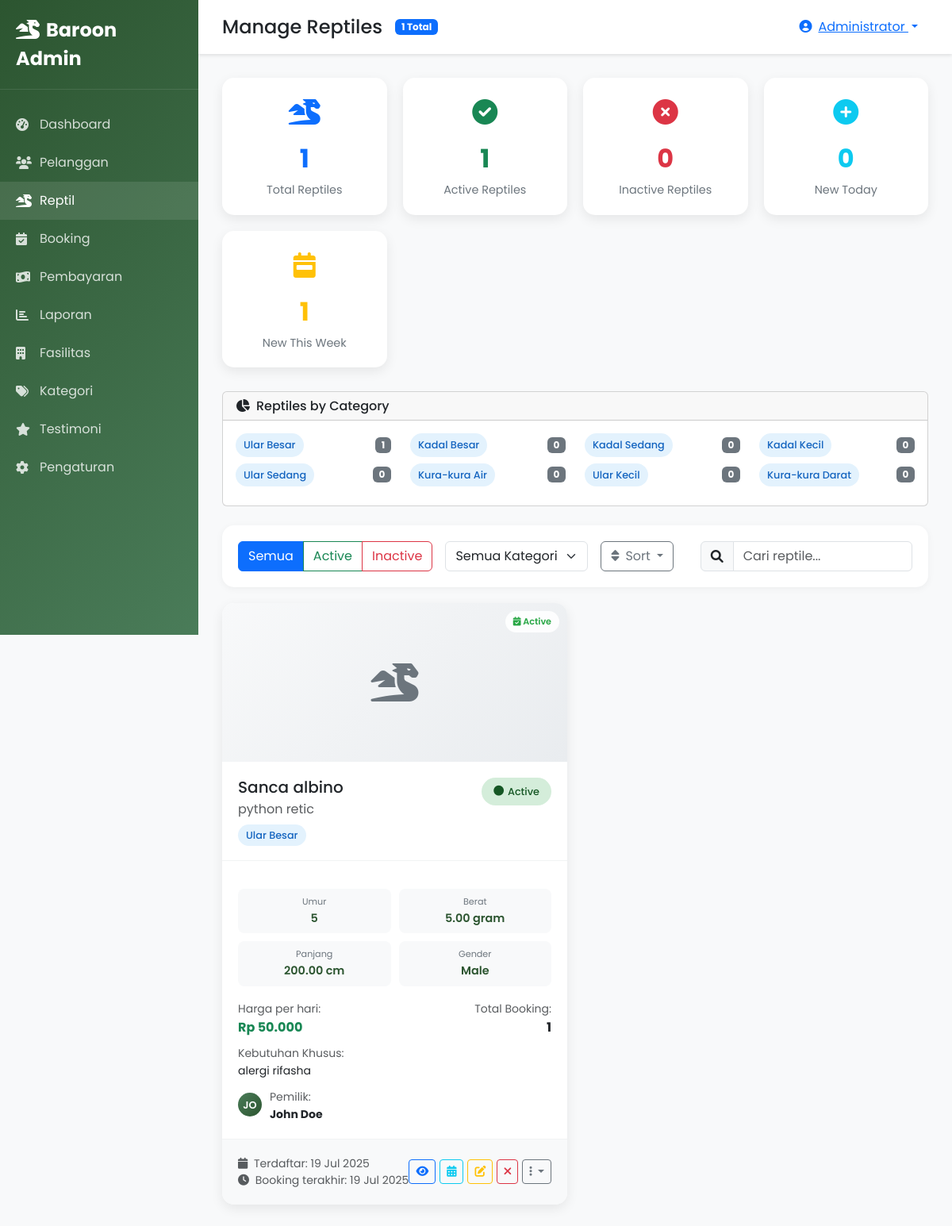
/admin/reptiles.php?status=all&category=all&sort=oldest (signed in), run on the app's committed database.
### tables this page shows
CREATE TABLE IF NOT EXISTS `reptiles` (
  `id` int(11) NOT NULL AUTO_INCREMENT,
  `customer_id` int(11) NOT NULL,
  `category_id` int(11) NOT NULL,
  `name` varchar(100) NOT NULL,
  `species` varchar(100) DEFAULT NULL,
  `age` varchar(20) DEFAULT NULL,
  `weight` decimal(5,2) DEFAULT NULL,
  `length` decimal(5,2) DEFAULT NULL,
  `gender` enum('male','female','unknown') DEFAULT NULL,
  `special_needs` text DEFAULT NULL,
  `photo` varchar(255) DEFAULT NULL,
  `status` enum('active','completed','cancelled') DEFAULT 'active',
  `created_at` timestamp NOT NULL DEFAULT current_timestamp(),
  `updated_at` timestamp NOT NULL DEFAULT current_timestamp() ON UPDATE current_timestamp(),
  PRIMARY KEY (`id`),
  KEY `customer_id` (`customer_id`),
  KEY `category_id` (`category_id`),
  CONSTRAINT `reptiles_ibfk_1` FOREIGN KEY (`customer_id`) REFERENCES `users` (`id`) ON DELETE CASCADE,
  CONSTRAINT `reptiles_ibfk_2` FOREIGN KEY (`category_id`) REFERENCES `reptile_categories` (`id`)
);

CREATE TABLE IF NOT EXISTS `reptile_categories` (
  `id` int(11) NOT NULL AUTO_INCREMENT,
  `name` varchar(50) NOT NULL,
  `description` text DEFAULT NULL,
  `price_per_day` decimal(10,2) NOT NULL,
  `created_at` timestamp NOT NULL DEFAULT current_timestamp(),
  PRIMARY KEY (`id`)
);

CREATE TABLE IF NOT EXISTS `users` (
  `id` int(11) NOT NULL AUTO_INCREMENT,
  `username` varchar(50) NOT NULL,
  `email` varchar(100) NOT NULL,
  `password` varchar(255) NOT NULL,
  `full_name` varchar(100) NOT NULL,
  `phone` varchar(20) DEFAULT NULL,
  `address` text DEFAULT NULL,
  `role` enum('admin','customer') DEFAULT 'customer',
  `status` enum('active','inactive') DEFAULT 'active',
  `created_at` timestamp NOT NULL DEFAULT current_timestamp(),
  `updated_at` timestamp NOT NULL DEFAULT current_timestamp() ON UPDATE current_timestamp(),
  PRIMARY KEY (`id`),
  UNIQUE KEY `username` (`username`),
  UNIQUE KEY `email` (`email`)
);

### admin/reptiles.php (the view, shortened to what the rows shown need)
<?php
try {
    $db = getDB();
    $sort_by = isset($_GET['sort']) ? $_GET['sort'] : 'newest';
    $where_clause = "WHERE 1=1";
    $params = [];
    $order_clause = "ORDER BY ";
    switch ($sort_by) {
        case 'oldest':
            $order_clause .= "r.created_at ASC";
            break;
    }
    $stmt = $db->prepare("
        SELECT r.*,
               u.full_name as owner_name, u.email as owner_email,
               rc.name as category_name, rc.price_per_day,
               COUNT(DISTINCT b.id) as total_bookings,
               COUNT(DISTINCT CASE WHEN b.status IN ('confirmed', 'in_progress') THEN b.id END) as active_bookings,
               MAX(b.created_at) as last_booking_date
        FROM reptiles r
        LEFT JOIN users u ON r.customer_id = u.id
        LEFT JOIN reptile_categories rc ON r.category_id = rc.id
        LEFT JOIN bookings b ON r.id = b.reptile_id
        $where_clause
        GROUP BY r.id
        $order_clause
    ");
    $stmt->execute($params);
    $reptiles = $stmt->fetchAll(PDO::FETCH_ASSOC);
} catch (Exception $e) {
    $message = 'error:Terjadi kesalahan sistem.';
}
?>
<!DOCTYPE html>
<html lang="id">
<head>
    <link href="https://cdn.jsdelivr.net/npm/bootstrap@5.3.0/dist/css/bootstrap.min.css" rel="stylesheet">
    <link href="https://cdnjs.cloudflare.com/ajax/libs/font-awesome/6.0.0/css/all.min.css" rel="stylesheet">
</head>
<body>
    <div class="main-content">
        <div class="content-area">
            <?php if (empty($reptiles)): ?>
                <div class="text-center py-5">
                    <i class="fas fa-dragon fa-4x text-muted mb-3"></i>
                    <h5>Tidak Ada Reptile</h5>
                    <p class="text-muted">Tidak ada reptile yang sesuai dengan filter yang dipilih.</p>
                </div>
            <?php else: ?>
                <div class="reptile-grid" id="reptilesList">
                    <?php foreach ($reptiles as $reptile): ?>
                        <div class="reptile-card position-relative" data-search="<?php echo strtolower($reptile['name'] . ' ' . $reptile['species'] . ' ' . $reptile['category_name'] . ' ' . $reptile['owner_name']); ?>">
                            <div class="booking-indicator <?php echo $reptile['active_bookings'] > 0 ? 'booking-active' : 'booking-none'; ?>">
                                <?php if ($reptile['active_bookings'] > 0): ?>
                                    <i class="fas fa-calendar-check"></i> Active
                                <?php else: ?>
                                    <i class="fas fa-calendar"></i> Available
                                <?php endif; ?>
                            </div>
                            <?php if ($reptile['photo']): ?>
                                <img src="../<?php echo htmlspecialchars($reptile['photo']); ?>" alt="<?php echo htmlspecialchars($reptile['name']); ?>" class="reptile-image">
                            <?php else: ?>
                                <div class="reptile-image-placeholder">
                                    <i class="fas fa-dragon"></i>
                                </div>
                            <?php endif; ?>
                            <div class="reptile-header">
                                <div class="d-flex justify-content-between align-items-start">
                                    <div>
                                        <h5 class="mb-1"><?php echo htmlspecialchars($reptile['name']); ?></h5>
                                        <p class="text-muted mb-2"><?php echo htmlspecialchars($reptile['species']); ?></p>
                                        <span class="category-badge"><?php echo htmlspecialchars($reptile['category_name']); ?></span>
                                    </div>
                                    <div class="text-end">
                                        <span class="status-badge status-<?php echo $reptile['status']; ?>">
                                            <i class="fas fa-circle"></i>
                                            <?php echo ucfirst($reptile['status']); ?>
                                        </span>
                                    </div>
                                </div>
                            </div>
                            <div class="reptile-body">
                                <div class="reptile-stats">
                                    <div class="stat-item">
                                        <div class="stat-item-label">Umur</div>
                                        <div class="stat-item-value"><?php echo $reptile['age']; ?></div>
                                    </div>
                                    <div class="stat-item">
                                        <div class="stat-item-label">Berat</div>
                                        <div class="stat-item-value"><?php echo $reptile['weight']; ?> gram</div>
                                    </div>
                                    <div class="stat-item">
                                        <div class="stat-item-label">Panjang</div>
                                        <div class="stat-item-value"><?php echo $reptile['length']; ?> cm</div>
                                    </div>
                                    <div class="stat-item">
                                        <div class="stat-item-label">Gender</div>
                                        <div class="stat-item-value"><?php echo ucfirst($reptile['gender']); ?></div>
                                    </div>
                                </div>
                                <div class="d-flex justify-content-between align-items-center mt-3">
                                    <div>
                                        <small class="text-muted">Harga per hari:</small>
                                        <div class="fw-bold text-success">Rp <?php echo number_format($reptile['price_per_day'], 0, ',', '.'); ?></div>
                                    </div>
                                    <div class="text-end">
                                        <small class="text-muted">Total Booking:</small>
                                        <div class="fw-bold"><?php echo $reptile['total_bookings']; ?></div>
                                    </div>
                                </div>
                                <?php if ($reptile['special_needs']): ?>
                                    <div class="mt-2">
                                        <small class="text-muted">Kebutuhan Khusus:</small>
                                        <p class="small mb-0"><?php echo nl2br(htmlspecialchars($reptile['special_needs'])); ?></p>
                                    </div>
                                <?php endif; ?>
                                <div class="owner-info">
                                    <div class="owner-avatar">
                                        <?php echo strtoupper(substr($reptile['owner_name'], 0, 2)); ?>
                                    </div>
                                    <div>
                                        <small class="text-muted">Pemilik:</small>
                                        <div class="small fw-bold"><?php echo htmlspecialchars($reptile['owner_name']); ?></div>
                                    </div>
                                </div>
                            </div>
                            <div class="reptile-footer">
                                <div class="d-flex justify-content-between align-items-center">
                                    <small class="text-muted">
                                        <i class="fas fa-calendar me-1"></i>
                                        Terdaftar: <?php echo date('d M Y', strtotime($reptile['created_at'])); ?>
                                        <?php if ($reptile['last_booking_date']): ?>
                                            <br><i class="fas fa-clock me-1"></i>
                                            Booking terakhir: <?php echo date('d M Y', strtotime($reptile['last_booking_date'])); ?>
                                        <?php endif; ?>
                                    </small>
                                    <div class="quick-actions">
                                        <a href="view_reptile.php?id=<?php echo $reptile['id']; ?>" class="btn btn-outline-primary btn-sm" title="View Details">
                                            <i class="fas fa-eye"></i>
                                        </a>
                                        <a href="reptile_bookings.php?reptile_id=<?php echo $reptile['id']; ?>" class="btn btn-outline-info btn-sm" title="View Bookings">
                                            <i class="fas fa-calendar-alt"></i>
                                        </a>
                                        <a href="edit_reptile.php?id=<?php echo $reptile['id']; ?>" class="btn btn-outline-warning btn-sm" title="Edit">
                                            <i class="fas fa-edit"></i>
                                        </a>
                                        <form method="POST" class="d-inline" onsubmit="return confirm('Yakin ingin mengubah status reptile ini?')">
                                            <button type="submit" class="btn btn-outline-<?php echo $reptile['status'] === 'active' ? 'danger' : 'success'; ?> btn-sm" title="<?php echo $reptile['status'] === 'active' ? 'Deactivate' : 'Activate'; ?>">
                                                <i class="fas fa-<?php echo $reptile['status'] === 'active' ? 'times' : 'check'; ?>"></i>
                                            </button>
                                        </form>
                                        <div class="dropdown d-inline">
                                            <button class="btn btn-outline-secondary btn-sm dropdown-toggle" type="button" data-bs-toggle="dropdown">
                                                <i class="fas fa-ellipsis-v"></i>
                                            </button>
                                        </div>
                                    </div>
                                </div>
                            </div>
                        </div>
                    <?php endforeach; ?>
                </div>
            <?php endif; ?>
        </div>
    </div>
</body>
</html>

### data on the page
reptiles: name "Sanca albino", species "python retic", category.name "Ular Besar", status "Active", age "5", weight "5.00", length "200.00", gender "Male", category.price_per_day "50.000", total_bookings "1", special_needs "alergi rifasha", customer.full_name "JO", customer.full_name "John Doe", created_at "19 Jul 2025", last_booking_date "19 Jul 2025"

### other printed values
$stats['total_reptiles'] "1"
$_SESSION['full_name'] "Administrator"
$stats['active_reptiles'] "1"
$stats['inactive_reptiles'] "0"
$stats['new_today'] "0"
$stats['new_this_week'] "1"
$cat['name'] "Ular Besar"
$cat['count'] "1"
$cat['name'] "Kadal Besar"
$cat['count'] "0"
$cat['name'] "Kadal Sedang"
$cat['name'] "Kadal Kecil"
$cat['name'] "Ular Sedang"
$cat['name'] "Kura-kura Air"
$cat['name'] "Ular Kecil"
